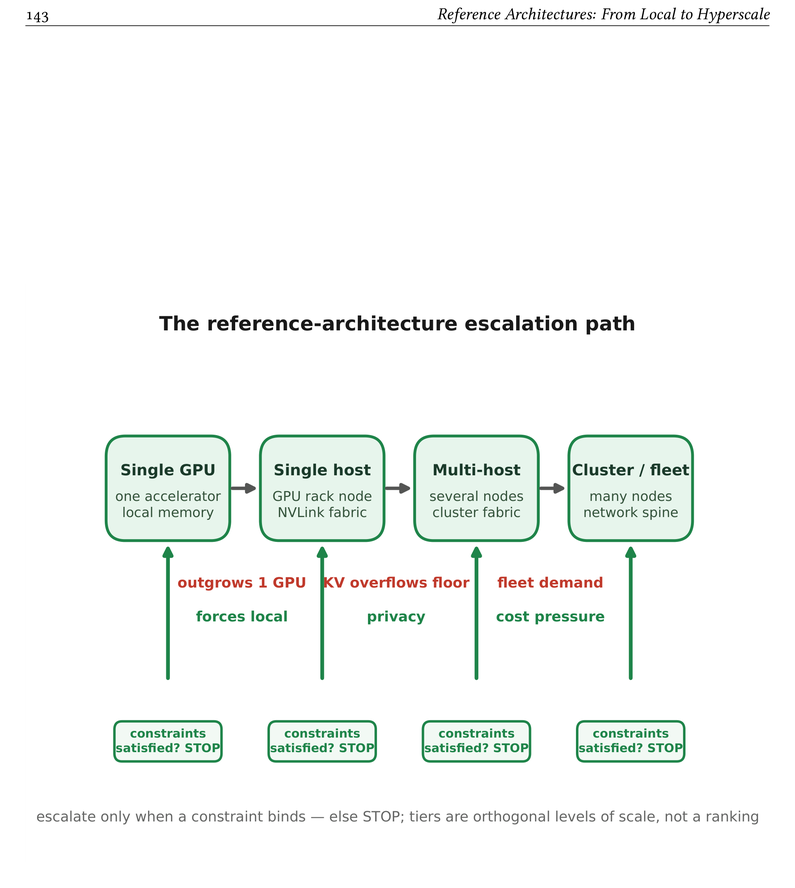
#> input picture review/loop/p25b_fig/fig161_13_1.png, 795 x 888 px, shrunk from 2018 x 2255 before the run; its folder holds only this picture in this run
$ python ink_extent_p25b.py
#> lines starting #> are read from the running program, lines starting #| are printed output that depends on the picture; after the words box and inside, x2 and y2 are one past the last pixel; in counts of white or black regions, pixels touching at a corner belong together
from PIL import Image
import numpy as np, os, glob

d = '/home/ubuntu/hermes-work/from-token-to-fleet/review/loop/p25b_fig'
files = sorted(glob.glob(d+'/fig*.png'))
for f in files:
    im = Image.open(f).convert('L')
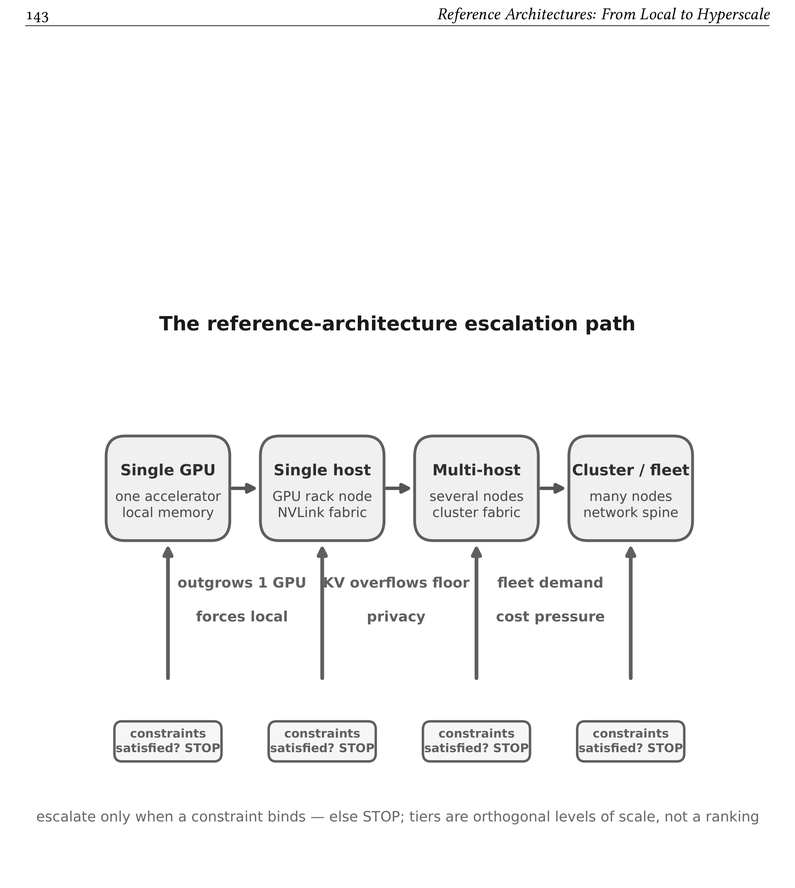
#> im: PIL image 795x888 L; min 0, max 255, mean 247.2
    a = np.array(im)
    h,w = a.shape
    # ink = darker than 200
    ink = a < 200
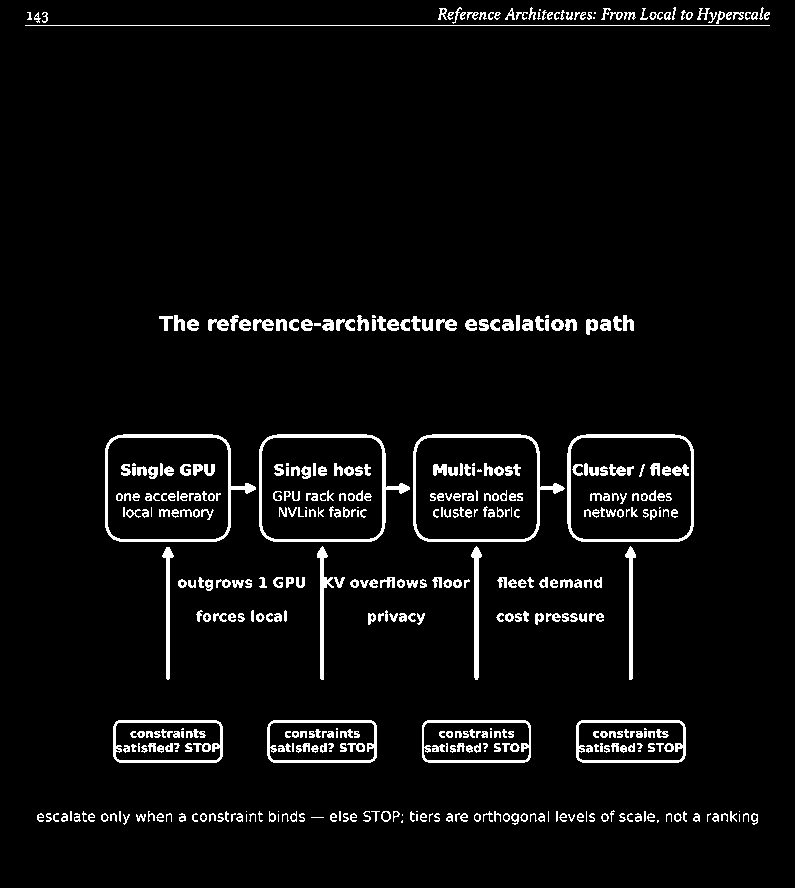
#> ink: shape (888, 795) bool; 4.5% white; 470 white regions (50 under 20 px), largest, box (x1, y1, x2, y2) and area: (259, 434, 410, 542) 1587, (413, 434, 565, 542) 1527, (105, 434, 256, 542) 1524
    xs = np.where(ink.any(axis=0))[0]
#> xs = 745 values from 25 to 769
    ys = np.where(ink.any(axis=1))[0]
#> ys = 338 values from 7 to 824
    if len(xs)==0:
        print(os.path.basename(f),'EMPTY'); continue
    x0,x1 = xs.min(), xs.max()
#> x0 = 25; x1 = 769
    y0,y1 = ys.min(), ys.max()
#> y0 = 7; y1 = 824
    # does ink touch any image edge?
    edge = []
    if x0<=0: edge.append('LEFT')
    if x1>=w-1: edge.append('RIGHT')
    if y0<=0: edge.append('TOP')
    if y1>=h-1: edge.append('BOTTOM')
    # margins in pixels
    print(f"{os.path.basename(f):22s} {w}x{h}  inkbox x[{x0},{x1}] y[{y0},{y1}]  margins L{x0} R{w-1-x1} T{y0} B{h-1-y1}  {'EDGE-TOUCH:'+','.join(edge) if edge else 'ok'}")
#| fig161_13_1.png        795x888  inkbox x[25,769] y[7,824]  margins L25 R25 T7 B63  ok

$ run again, on review/loop/p25b_fig/fig215_19_1.png
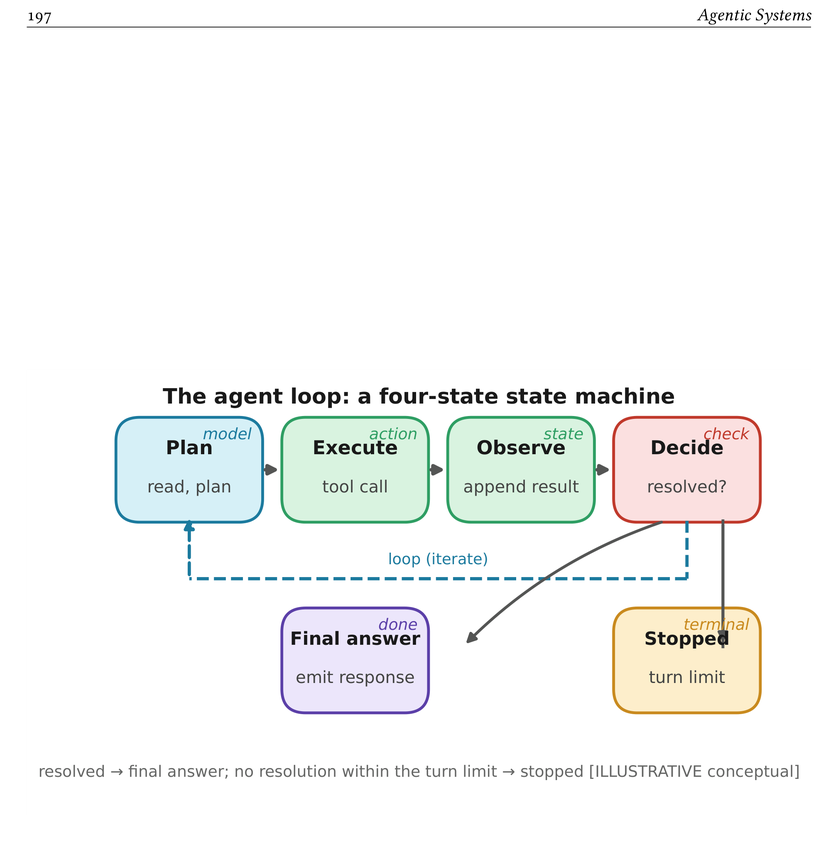
#> input picture review/loop/p25b_fig/fig215_19_1.png, 838 x 842 px, shrunk from 2018 x 2028 before the run
#> `im = Image.open(f).convert('L')`:
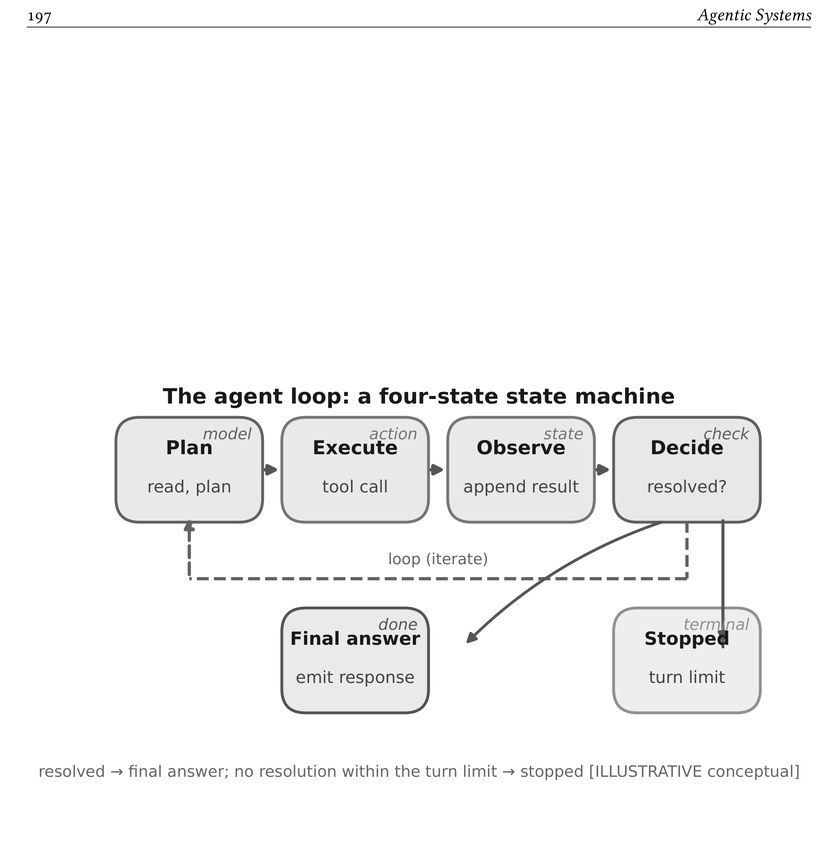
#> im: PIL image 838x842 L; min 0, max 255, mean 246.5
#> `ink = a < 200`:
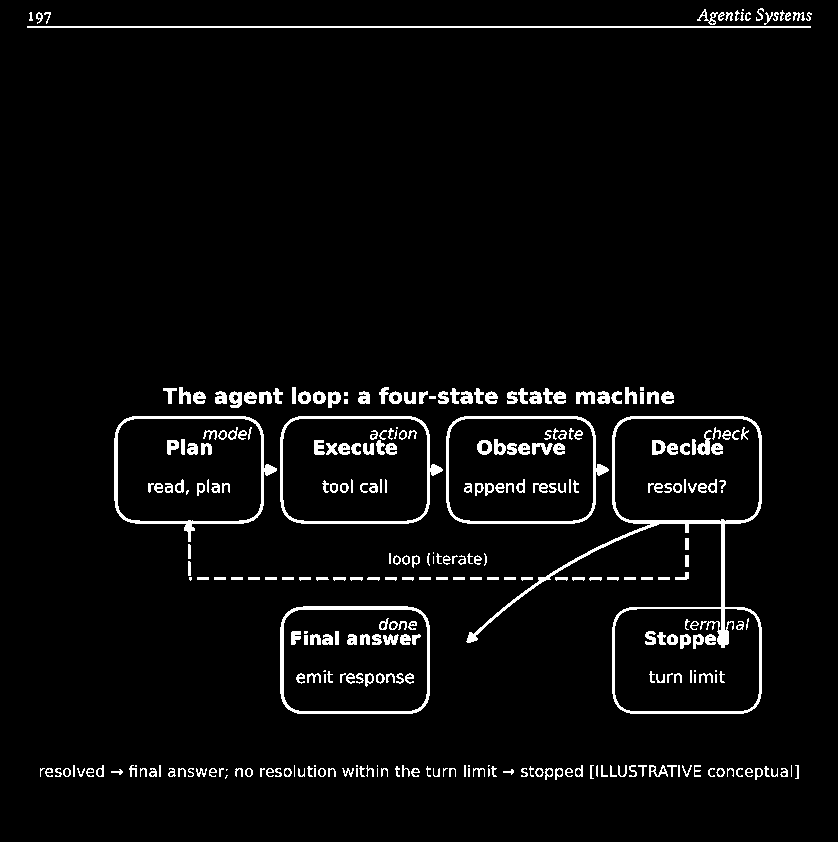
#> ink: shape (842, 838) bool; 4.1% white; 329 white regions (35 under 20 px), largest, box (x1, y1, x2, y2) and area: (466, 416, 762, 714) 4315, (114, 416, 277, 542) 1698, (280, 606, 430, 714) 1604
#> xs = 785 values from 27 to 811
#> ys = 353 values from 8 to 779
#> x0 = 27; x1 = 811
#> y0 = 8; y1 = 779
#| fig215_19_1.png        838x842  inkbox x[27,811] y[8,779]  margins L27 R26 T8 B62  ok

$ run again, on review/loop/p25b_fig/fig221_19_3.png
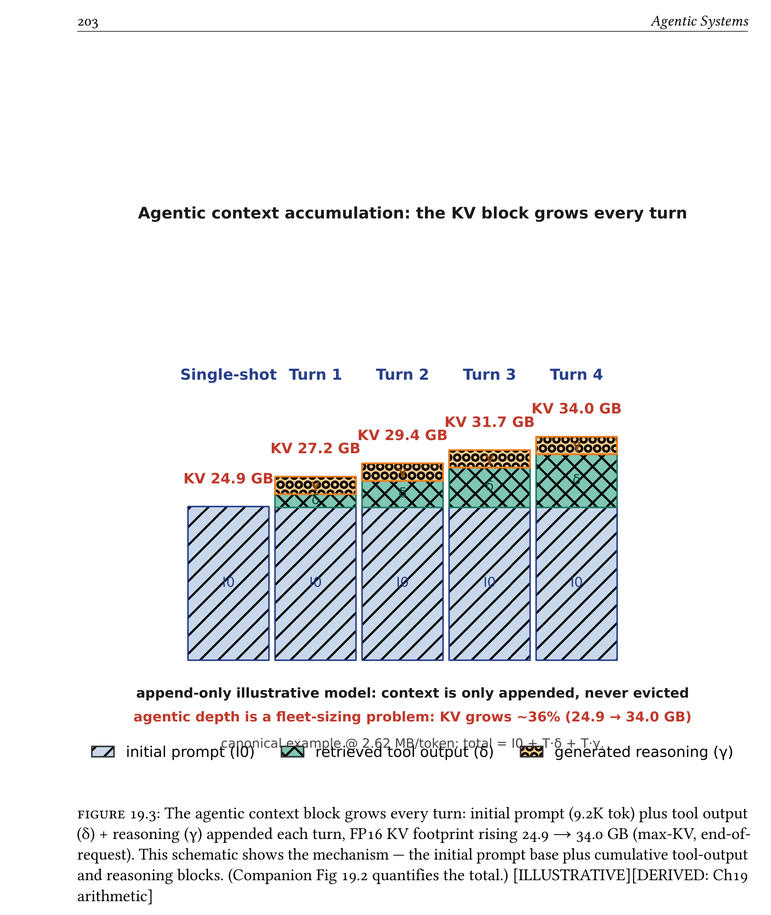
#> input picture review/loop/p25b_fig/fig221_19_3.png, 771 x 915 px, shrunk from 2171 x 2576 before the run
#> `im = Image.open(f).convert('L')`:
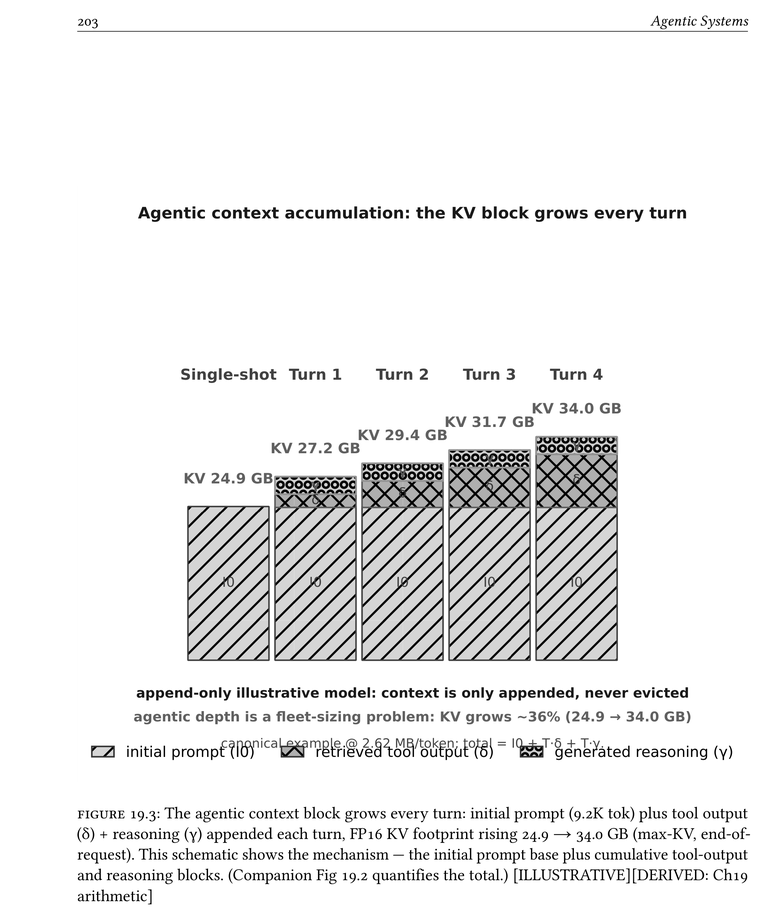
#> im: PIL image 771x915 L; min 0, max 255, mean 237.2
#> `ink = a < 200`:
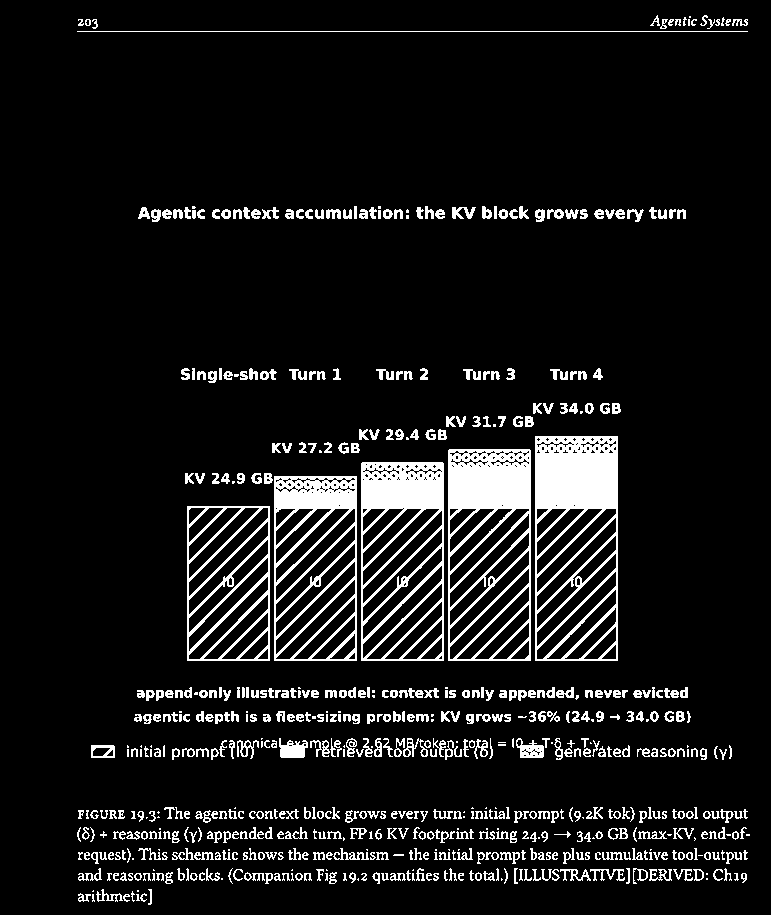
#> ink: shape (915, 771) bool; 9% white; 652 white regions (106 under 20 px), largest, box (x1, y1, x2, y2) and area: (535, 436, 618, 661) 9331, (448, 449, 531, 661) 8227, (361, 462, 444, 661) 7195
#> xs = 673 values from 77 to 749
#> ys = 429 values from 15 to 904
#> x0 = 77; x1 = 749
#> y0 = 15; y1 = 904
#| fig221_19_3.png        771x915  inkbox x[77,749] y[15,904]  margins L77 R21 T15 B10  ok

$ run again, on review/loop/p25b_fig/fig239_21_1.png
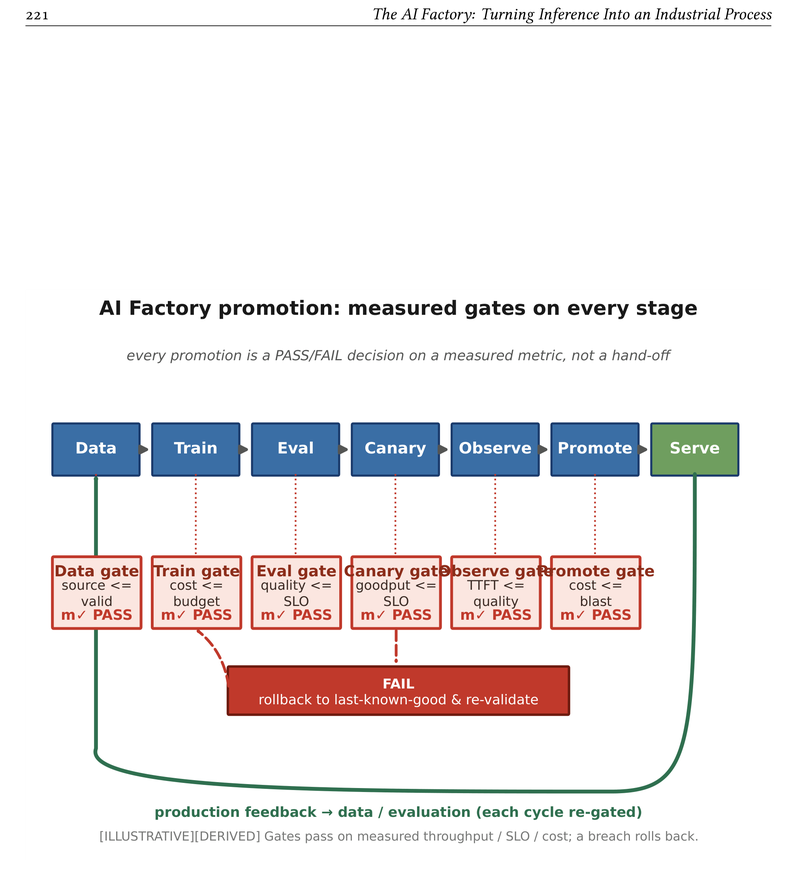
#> input picture review/loop/p25b_fig/fig239_21_1.png, 797 x 886 px, shrunk from 2018 x 2243 before the run
#> `im = Image.open(f).convert('L')`:
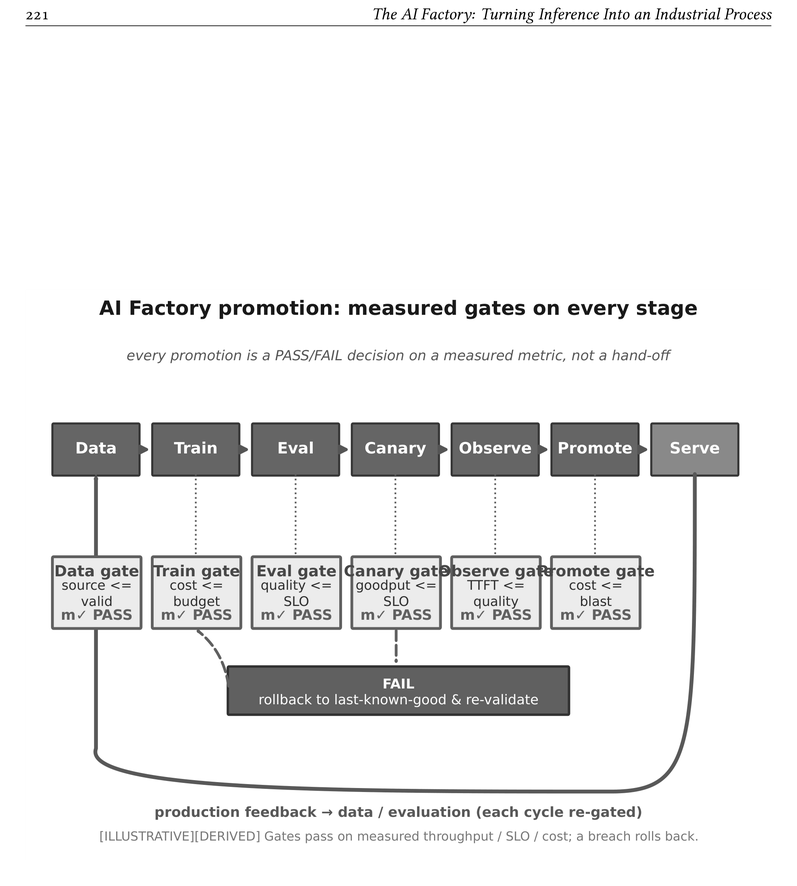
#> im: PIL image 797x886 L; min 0, max 255, mean 236.4
#> `ink = a < 200`:
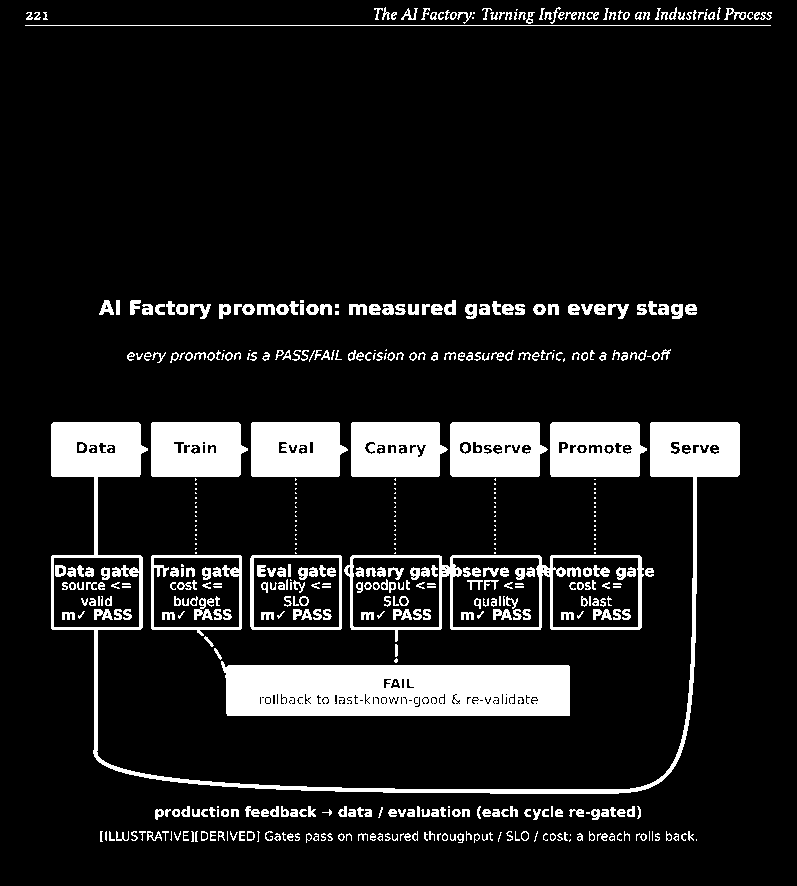
#> ink: shape (886, 797) bool; 11.5% white; 555 white regions (174 under 20 px), largest, box (x1, y1, x2, y2) and area: (221, 661, 570, 716) 16846, (51, 422, 740, 794) 15236, (151, 422, 248, 477) 4790
#> xs = 747 values from 25 to 771
#> ys = 449 values from 7 to 842
#> x0 = 25; x1 = 771
#> y0 = 7; y1 = 842
#| fig239_21_1.png        797x886  inkbox x[25,771] y[7,842]  margins L25 R25 T7 B43  ok
